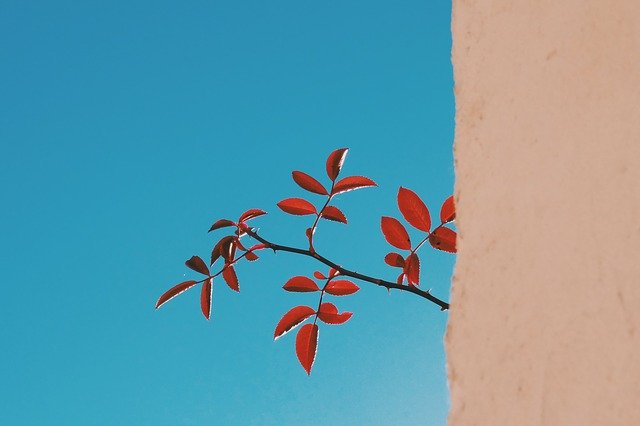
%> input picture denoising/branch-789619_640.jpg, 640 x 426 px
$ octave final_3.m   (GNU Octave 9; MATLAB toolbox functions it lacks are replaced by stand-ins)
%> lines starting %> are read from the running program, lines starting %| are printed output that depends on the picture
### denoising/make_Om.m
function [Om] = make_Om(m,n,r);

t0 = rand(m*n,1);
[t1 indx] = sort(t0);

num_nonzero = floor(m*n*r); %0でない画素の数

Om = zeros(m,n);
Om( indx(1:num_nonzero) ) = 1;

### denoising/final_3.m
%分類器
%カラー画像の修復
clear;

Ic=imread('branch-789619_640.jpg');
%> Ic is the input picture: size 426x640x3 uint8; mean R, G, B 102.1, 154.7, 168.6
I_g=rgb2gray(Ic);
Ir=Ic(:,:,1);
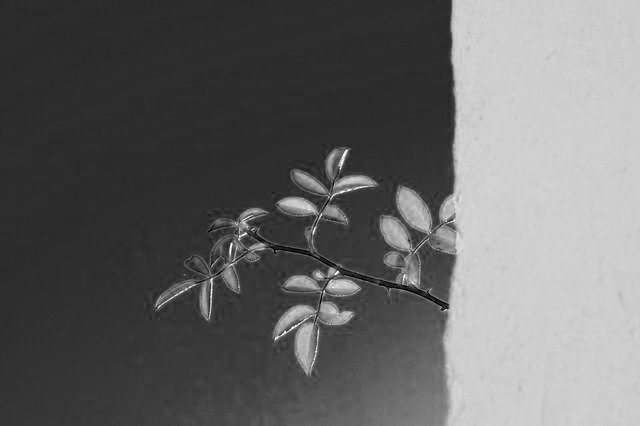
%> Ir: size 426x640 uint8; min 0, max 255, mean 102.1
Ig=Ic(:,:,2);
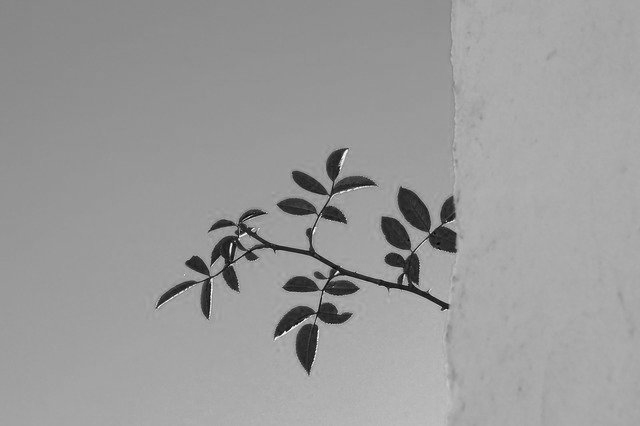
%> Ig: size 426x640 uint8; min 0, max 255, mean 154.7
Ib=Ic(:,:,3);
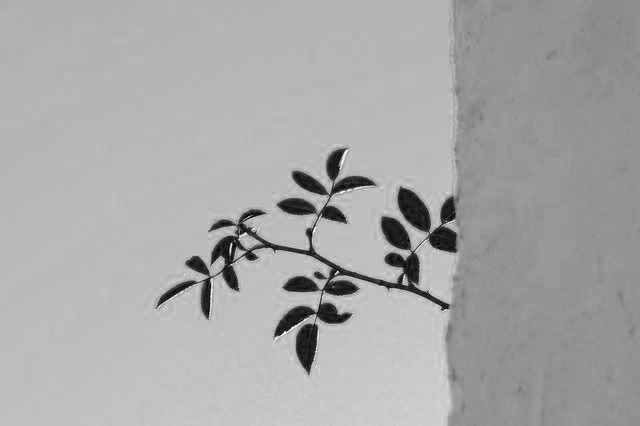
%> Ib: size 426x640 uint8; min 0, max 255, mean 168.6
[Ix,Iy]=size(I_g);
%> Ix = 426; Iy = 640

%既知の画素の割合
r=0.7;

% 既知の画素の位置を表す行列Omの生成（ランダムに生成）
Om = make_Om(Ix,Iy,r);
%> in make_Om, `Om( indx(1:num_nonzero) ) = 1;`:
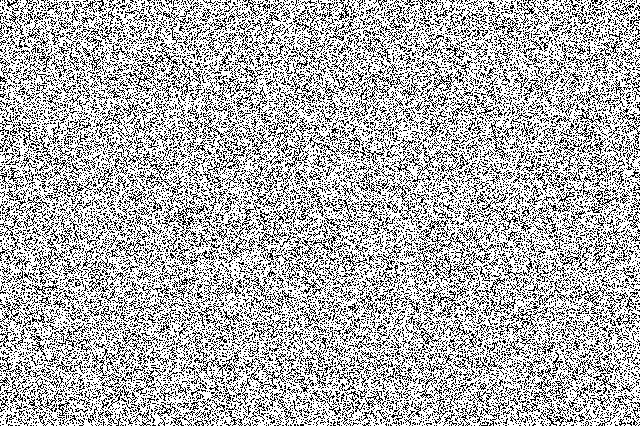
%> Om: size 426x640 double; values 0 (black) and 1 (white), 70% white; black in thin lines or dots

% 欠損画像の生成
Icms=double(Ic).*Om; %欠損の色画像
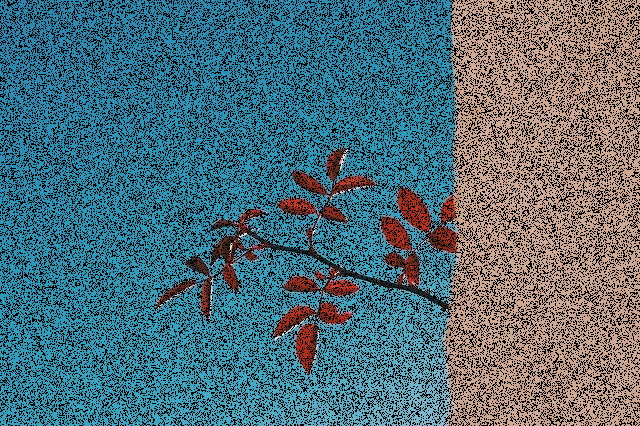
%> Icms: size 426x640x3 double; mean R, G, B 71.4, 108.3, 118

figure
imshow(I_g)
title('元のグレースケール画像')
figure
imshow(uint8(Icms))
title('欠損画像')

%-----------------------分類器--------------------------------------

%欠損修復
[h,w,~]=size(Icms);
%> h = 426; w = 640
%imtool(Icms)
bla=zeros(3,3,3); %欠損成分
leaf=Icms(202:211,288:300,:); %葉
br=Icms(282:285,383:386,:); %枝
sk=Icms(20:130,20:100,:); %空
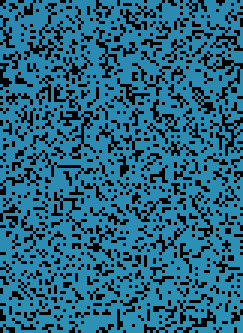
%> sk: size 111x81x3 double (shown 3 times larger); mean R, G, B 30.9, 99.8, 127
wa=Icms(50:90,480:580,:); %壁
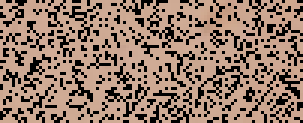
%> wa: size 41x101x3 double (shown 3 times larger); mean R, G, B 145.7, 119.6, 104.1
sz_bla=size(bla);
sz_leaf=size(leaf);
%> sz_leaf = [10 13 3]
sz_br=size(br);
%> sz_br = [4 4 3]
sz_sk=size(sk);
%> sz_sk = [111 81 3]
sz_wa=size(wa);
%> sz_wa = [41 101 3]
X_bla=reshape(double(bla),sz_bla(1)*sz_bla(2),sz_bla(3));
X_leaf=reshape(double(leaf),sz_leaf(1)*sz_leaf(2),sz_leaf(3));
%> X_leaf = 130 rows, first 12: [199 50 43; 0 0 0; 206 54 41; 0 0 0; 196 58 48; 0 0 0; 135 39 17; 0 0 0; 132 50 28; 0 0 0; 193 44 37; 201 53 39]
X_br=reshape(double(br),sz_br(1)*sz_br(2),sz_br(3));
%> X_br = 16 rows, first 12: [0 0 0; 42 40 28; 30 34 20; 0 0 0; 0 0 0; 39 44 38; 0 0 0; 29 40 42; 12 47 51; 40 51 57; 24 24 34; 26 30 42]
X_sk=reshape(double(sk),sz_sk(1)*sz_sk(2),sz_sk(3));
X_wa=reshape(double(wa),sz_wa(1)*sz_wa(2),sz_wa(3));
c_bla=cell(length(X_bla),1);
c_bla(:)=cellstr('black');
c_ice=cell(length(X_leaf),1);
c_ice(:)=cellstr('leaf');
c_mn=cell(length(X_br),1);
c_mn(:)=cellstr('branch');
c_sa=cell(length(X_sk),1);
c_sa(:)=cellstr('sky');
c_sk=cell(length(X_wa),1);
c_sk(:)=cellstr('wall');
Mdl=fitcknn([X_bla;X_leaf;X_br;X_sk;X_wa],[c_bla;c_ice;c_mn;c_sa;c_sk],'NumNeighbors',5);
X=reshape(double(Icms),h*w,3);
%> (the run ends here)
